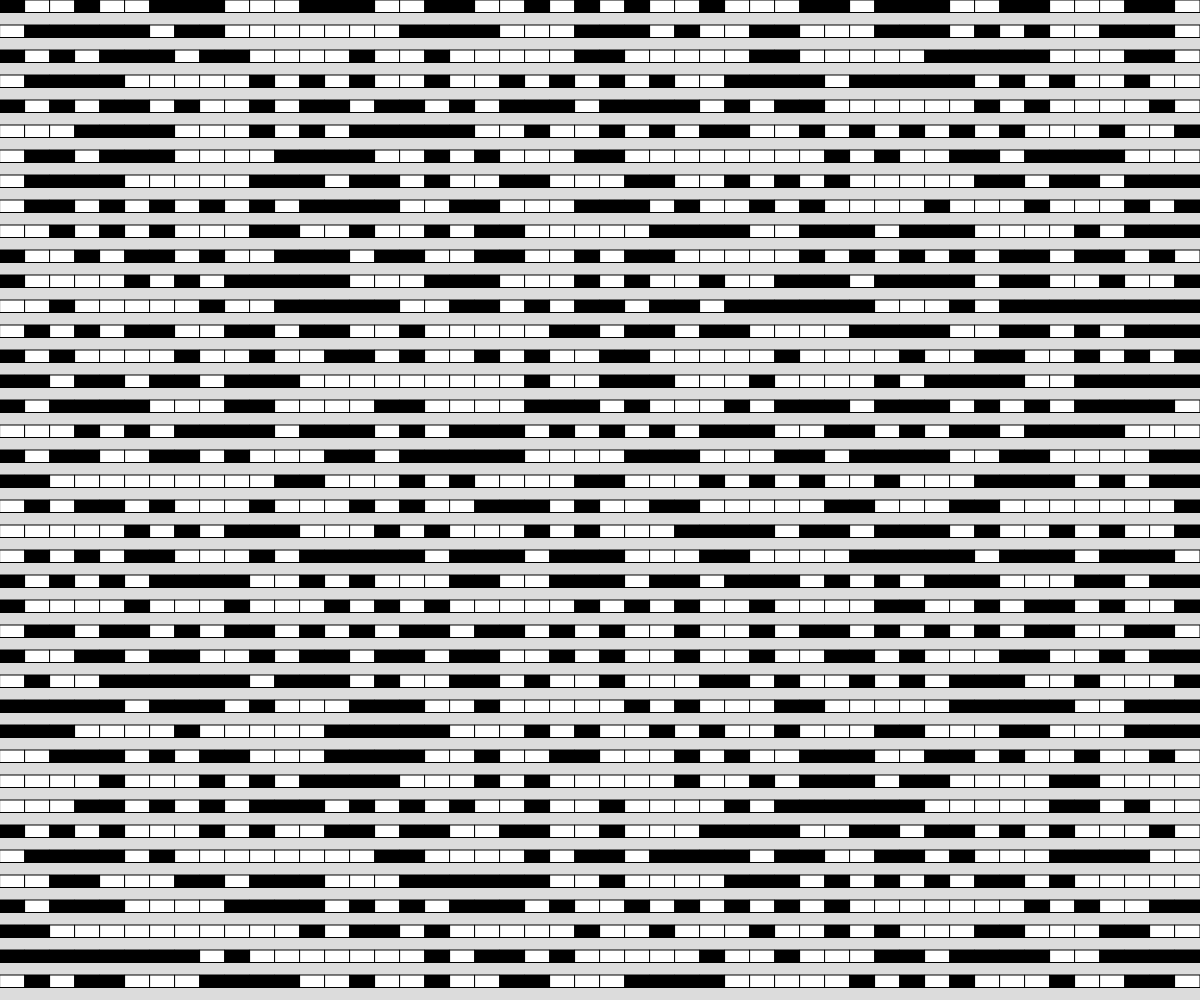
Frame 1 (no input)
Frame 60 (no input): identical to frame 1, image omitted
Frame 120 (the mouse pressed at the canvas centre since frame 60): identical to frame 1, image omitted

The p5.js sketch that drew this single still picture (run headless with seeded random() and noise() and a simulated clock; from frame 60 on, the mouse is pressed at the canvas centre):

// p5.js sketch
// ── sketch.js
// rectangle demo
// October 28th 2024

const CELL_SIZE = 25;
let grid;
let rows;
let cols;

function setup() {
  createCanvas(windowWidth, windowHeight);
  cols = Math.floor(width/CELL_SIZE);
  rows = Math.floor(height/CELL_SIZE);
  grid = genRandGrid(cols, rows);
}

function draw() {
  background(220);
  displayGrid(grid);
}

function genRandGrid(cols, rows) {
  let newGrid = [];
  for (let x = 0; x < cols; x++) {
    newGrid.push([]);
    for (let y = 0; y < rows; y++) {
      if (random(100)>50) {
        newGrid[x][y] = 1;
      }
      else {
        newGrid[x][y] = 0;
      }
      
      
    }
  
  }
  return newGrid;
}

function displayGrid(grid) {
  for (let x = 0; x < cols; x++) {
    for (let y = 0; y < rows; y++) {
      if (grid[x][y] === 1) {
        fill("black");
      }
      else {
        fill("white");
      }

      rect(x*CELL_SIZE, y*CELL_SIZE, CELL_SIZE, CELL_SIZE/2);
    }
  }
}
